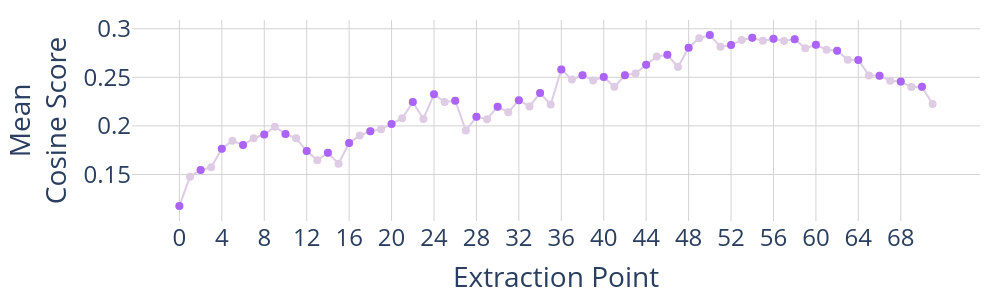

The notebook cell this image was saved under:
### Code cell
flatten_dirs = refusal_dirs.reshape(-1, refusal_dirs.shape[-1])
pairwise_cosine = flatten_dirs @ flatten_dirs.T
mean_cosine = np.nanmean(pairwise_cosine, axis=-1)

fig = go.Figure()
fig.add_trace(
    go.Scatter(
        x=layer_names,
        y=mean_cosine,
        mode="lines+markers",
        yaxis="y",
        marker_color=colour_map_light["neutral"],
        showlegend=False,
        marker_size=8,
    )
)
fig.add_trace(
    go.Scatter(
        x=layer_names[::2],
        y=mean_cosine[::2],
        mode="markers",
        yaxis="y",
        marker_color=colour_map["neutral"],
        showlegend=False,
        marker_size=8,
    )
)

fig.update_layout(
    plot_bgcolor="white",
    grid=dict(rows=1, columns=1),
    xaxis=dict(
        type="category",
        title=dict(text="Extraction Point", font=dict(size=28)),
        dtick=4,
        gridcolor="lightgrey",
        tickfont=dict(size=24),
    ),
    yaxis=dict(
        title=dict(text=f"Mean<br>Cosine Score", font=dict(size=28)),
        gridcolor="lightgrey",
        zeroline=False,
        tickfont=dict(size=24),
    ),
    hovermode="x unified",
    height=300,
    width=1000,
    margin=dict(l=20, r=20, t=20, b=20),
)

fig.show()
print(f"Best extraction point by mean cosine: {layer_names[np.nanargmax(mean_cosine)]}")

fig.write_html(VISUALIZATION_DIR / "mean_cosine.html")
# fig.write_image(VISUALIZATION_DIR / "mean_cosine.pdf", scale=5)

### Figure 1 — Plotly figure (JSON) as saved in the notebook; plotly's stock layout.template omitted (floating-point values rounded to 4 significant figures)
{"data": [{"marker": {"color": "rgb(222,203,228)", "size": 8}, "mode": "lines+markers", "showlegend": false, "type": "scatter", "x": ["0", "1", "2", "3", "4", "5", "6", "7", "8", "9", "10", "11", "12", "13", "14", "15", "16", "17", "18", "19", "20", "21", "22", "23", "24", "25", "26", "27", "28", "29", "30", "31", "32", "33", "34", "35", "36", "37", "38", "39", "40", "41", "42", "43", "44", "45", "46", "47", "48", "49", "50", "51", "52", "53", "54", "55", "56", "57", "58", "59", "60", "61", "62", "63", "64", "65", "66", "67", "68", "69", "70", "71"], "y": [0.1176, 0.1478, 0.1547, 0.1574, 0.1766, 0.1848, 0.1803, 0.1873, 0.1911, 0.1991, 0.1917, 0.1872, 0.1741, 0.1647, 0.1723, 0.1611, 0.1825, 0.1901, 0.1945, 0.1964, 0.2021, 0.2079, 0.2245, 0.2071, 0.2326, 0.2246, 0.2259, 0.1952, 0.2093, 0.2069, 0.2198, 0.2139, 0.2265, 0.22, 0.2338, 0.2219, 0.258, 0.2478, 0.2523, 0.2467, 0.2504, 0.2402, 0.2522, 0.254, 0.263, 0.2714, 0.2732, 0.2606, 0.2805, 0.2903, 0.2935, 0.2815, 0.2833, 0.2885, 0.2907, 0.2875, 0.2898, 0.2875, 0.2893, 0.28, 0.2835, 0.2784, 0.2774, 0.268, 0.2679, 0.252, 0.2517, 0.2465, 0.2456, 0.24, 0.2404, 0.2226], "yaxis": "y"}, {"marker": {"color": "#AB63FA", "size": 8}, "mode": "markers", "showlegend": false, "type": "scatter", "x": ["0", "2", "4", "6", "8", "10", "12", "14", "16", "18", "20", "22", "24", "26", "28", "30", "32", "34", "36", "38", "40", "42", "44", "46", "48", "50", "52", "54", "56", "58", "60", "62", "64", "66", "68", "70"], "y": [0.1176, 0.1547, 0.1766, 0.1803, 0.1911, 0.1917, 0.1741, 0.1723, 0.1825, 0.1945, 0.2021, 0.2245, 0.2326, 0.2259, 0.2093, 0.2198, 0.2265, 0.2338, 0.258, 0.2523, 0.2504, 0.2522, 0.263, 0.2732, 0.2805, 0.2935, 0.2833, 0.2907, 0.2898, 0.2893, 0.2835, 0.2774, 0.2679, 0.2517, 0.2456, 0.2404], "yaxis": "y"}], "layout": {"grid": {"columns": 1, "rows": 1}, "height": 300, "hovermode": "x unified", "margin": {"b": 20, "l": 20, "r": 20, "t": 20}, "plot_bgcolor": "white", "width": 1000, "xaxis": {"dtick": 4, "gridcolor": "lightgrey", "tickfont": {"size": 24}, "title": {"font": {"size": 28}, "text": "Extraction Point"}, "type": "category"}, "yaxis": {"gridcolor": "lightgrey", "tickfont": {"size": 24}, "title": {"font": {"size": 28}, "text": "Mean<br>Cosine Score"}, "zeroline": false}}}
